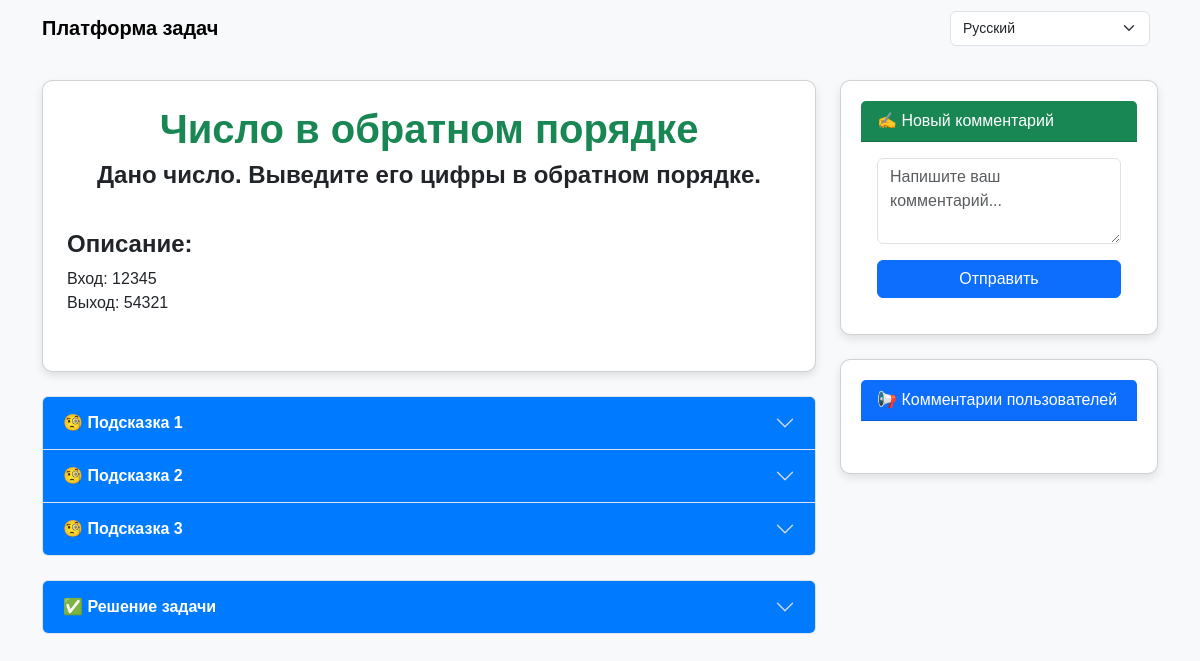
/index/6/?lang=1, run on the app's committed database.
### main/models.py (models this page shows, shortened)
class Tasks(models.Model):
    language = models.ForeignKey(Language, on_delete=models.CASCADE, blank=True, null=True)
    title = models.CharField(max_length=200)
    question = RichTextField(blank=True)
    desk = RichTextField(blank=True)
    solution = RichTextField(blank=True)
    index_id = models.IntegerField(default=0)
    status = models.IntegerField(default=0)

class Clue(models.Model):
    language = models.ForeignKey(Language, on_delete=models.CASCADE, blank=True, null=True)
    task = models.ForeignKey(Tasks, on_delete=models.CASCADE, blank=True, null=True)
    desk = RichTextField(blank=True)
    position = models.IntegerField(default=0)
    status = models.IntegerField(default=0)

### main/views.py (the view)
# urls.py: path('index/<int:index_id>/', index1Handler, name='index1'),  # ✅ To‘g‘ri URL ni qo‘shish
def index1Handler(request, index_id):
    language = Language.objects.filter(status=0)
    selected_lang_id = request.GET.get('lang', '1')
    lang_obj = Language.objects.filter(id=int(selected_lang_id)).first()
    selected_lang_code = lang_obj.code if lang_obj else 'ru'
    if request.POST:
        new_comment = Comment()
        new_comment.advice = request.POST.get('advice', '')
        new_comment.index_id = index_id
        new_comment.save()
        return redirect(f'/index/{index_id}/?lang={selected_lang_id}')
    task = Tasks.objects.get(id=int(index_id))
    clue = Clue.objects.filter(task=task, language=lang_obj)
    comment = Comment.objects.filter(index_id=index_id).order_by('-id')
    return render(request, 'index1.html', {
        'language': language,
        'task': task,
        'clue': clue,
        'comment': comment,
        'selected_lang_id': selected_lang_id,
        'selected_lang_code': selected_lang_code,
        'translations': TRANSLATIONS[selected_lang_code]
    })

### templates/index1.html (shortened to what this page needs)
<!DOCTYPE html>
<html lang="en">
<head>
    <link href="https://cdn.jsdelivr.net/npm/bootstrap@5.3.3/dist/css/bootstrap.min.css" rel="stylesheet">
    <link rel="stylesheet" href="/static/css/style.css">
</head>
<body>
<nav class="navbar navbar-expand-lg navbar-light bg-light">
    <div class="container">
        <a class="navbar-brand" href="/index/?lang={{ selected_lang_id }}">{{ translations.site_title }}</a>
        <form method="get" class="d-flex">
            <select name="lang" class="form-select me-2" onchange="window.location.href='?lang='+this.value;">
                {% for lang in language %}
                <option value="{{ lang.id }}" {% if lang.id|stringformat:"s" == selected_lang_id %}selected{% endif %}>{{ lang.title }}</option>
                {% endfor %}
            </select>
        </form>
    </div>
</nav>
<div class="container mt-4">
    <div class="row">
        <div class="col-lg-8 col-md-7">
            <div class="card p-4">
                <h1 class="text-center text-success">{{ task.title }}</h1>
                <h4 class="text-center">{{ task.question|safe }}</h4>
                <p class="text-center">{{ task.desk|safe }}</p>
            </div>
            <div class="accordion mt-4" id="cluesAccordion">
                {% for i in clue %}
                <div class="accordion-item clue-item">
                    <h2 class="accordion-header" id="heading{{ i.id }}">
                        <button class="accordion-button collapsed" type="button" data-bs-toggle="collapse"
                                data-bs-target="#collapse{{ i.id }}" aria-expanded="false"
                                aria-controls="collapse{{ i.id }}">
                            {{ translations.clue }} {{ i.position }}
                        </button>
                    </h2>
                </div>
                {% endfor %}
            </div>
            <div class="accordion mt-4" id="solutionAccordion">
                <div class="accordion-item">
                    <h2 class="accordion-header" id="headingSolution">
                        <button class="accordion-button collapsed" type="button" data-bs-toggle="collapse"
                                data-bs-target="#collapseSolution" aria-expanded="false"
                                aria-controls="collapseSolution">
                            ✅ {{ translations.solution }}
                        </button>
                    </h2>
                </div>
            </div>
        </div>
        <div class="col-lg-4 col-md-5">
            <div class="card mb-4">
                <div class="card-header bg-success text-white">
                    {{ translations.new_comment }}
                </div>
                <div class="card-body">
                    <form method="post">
                        <div class="mb-3">
                            <textarea class="form-control" name="advice" rows="3"
                                      placeholder="{{ translations.write_comment }}"></textarea>
                        </div>
                        <button type="submit" class="btn btn-primary w-100">{{ translations.send }}</button>
                    </form>
                </div>
            </div>
            <div class="card">
                <div class="card-header bg-primary text-white">
                    {{ translations.user_comments }}
                </div>
                <div class="card-body comments-section">
                </div>
            </div>
        </div>
    </div>
</div>
</body>
</html>

### static/css/style.css (style rules this page uses)
body { background-color: #f8f9fa; font-family: 'Arial', sans-serif; }
.card { border-radius: 10px; box-shadow: 0 4px 8px rgba(0, 0, 0, 0.1); padding: 20px; }
h1, h4 { font-weight: bold; }
.navbar { background: #007bff; }
.navbar a { color: black; font-weight: bold; }
.navbar .form-select { width: 200px; font-size: 14px; }
@media (min-width: 992px) { .col-lg-8 { flex: 0 0 70%; max-width: 70%; } }
@media (min-width: 992px) { .col-lg-4 { flex: 0 0 30%; max-width: 30%; } }
.accordion-button { background-color: #007bff; color: white; font-weight: bold; }
.comments-section { max-height: 400px; overflow-y: auto; }
.accordion-button::after { filter: invert(1); }

### data on the page
Tasks: title "Число в обратном порядке", question "Дано число. Выведите его цифры в обратном порядке.", desk "Описание: Вход: 12345 Выход: 54321"
Clue: position "1"
Clue: position "2"
Clue: position "3"

### other printed values
{{ translations.site_title }} "Платформа задач"
{{ translations.solution }} "Решение задачи"
{{ translations.new_comment }} "✍️ Новый комментарий"
{{ translations.send }} "Отправить"
{{ translations.user_comments }} "📢 Комментарии пользователей"
form field lang "Русский"
